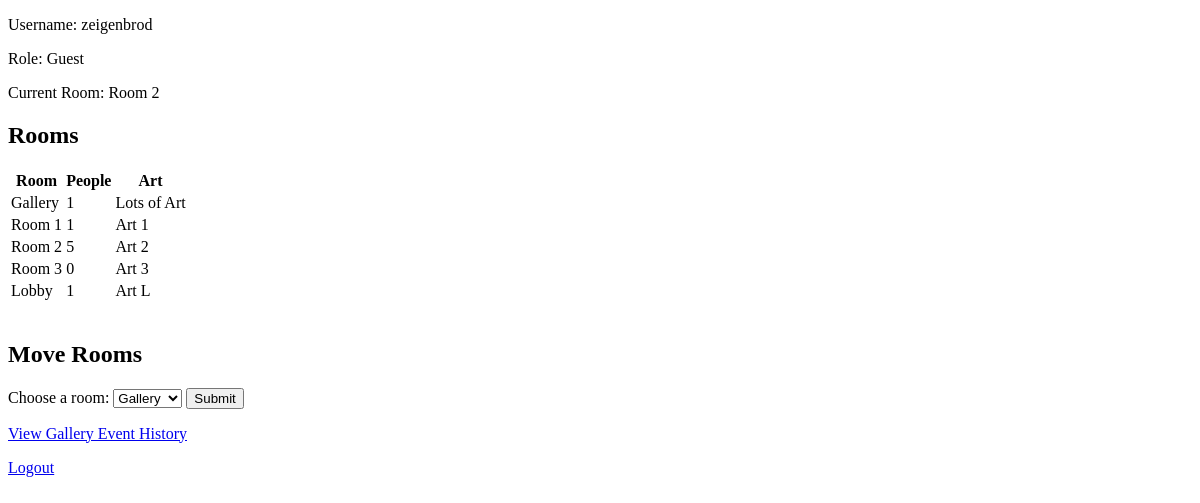
The app's page /home (signed in), older data.
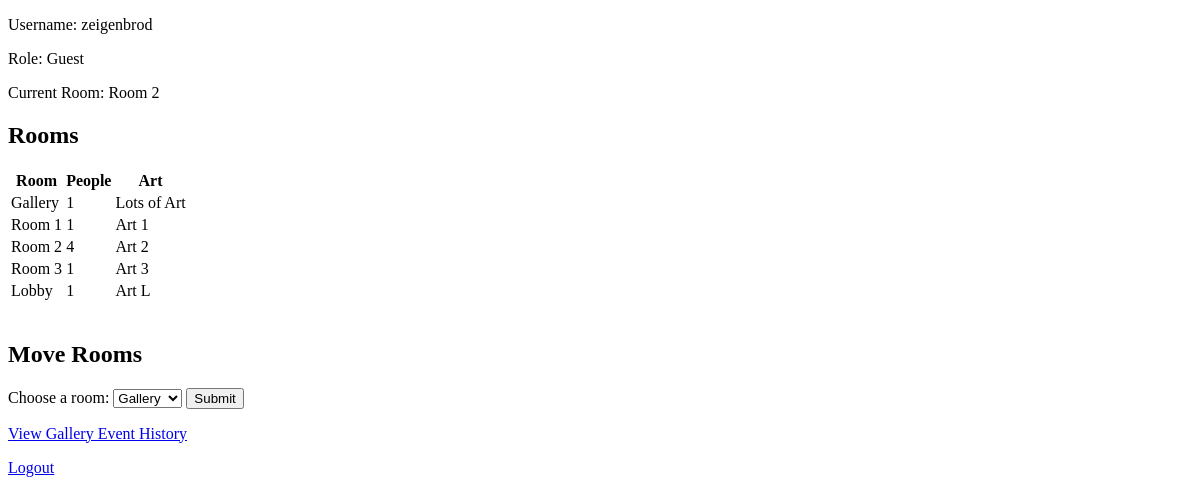
The same page, newer data.
### tables this page shows
CREATE TABLE "rooms" (
	"name"	TEXT,
	"numPeople"	INTEGER,
	"art"	TEXT,
	PRIMARY KEY("name")
);

### app.py (the view)
@app.route('/home')
def home():
    if 'loggedin' not in session:
        return redirect(url_for('login'))
    rooms = viewAllRooms()
    cRoom = seeCurrentRoom(session['id'])
    return render_template(
        'home.html',
        username=session['username'],
        role=session['role'],
        rooms=rooms,
        cRoom=cRoom
    )

### database/storedProcedures.py (called while the page is built)
def get_db_connection():
    db = sqlite3.connect('database/database.db')
    return db

def viewAllRooms():
    db = get_db_connection()
    rooms = db.execute("SELECT * FROM rooms").fetchall()
    db.close()
    return rooms

def seeCurrentRoom(userID):
    db = get_db_connection()
    room = db.execute("SELECT currentRoom FROM persons WHERE userID = ?", (userID,)).fetchone()
    db.close()
    if room is None:
        return None
    return room[0]

### templates/home.html (shortened to what this page needs)
<!DOCTYPE html>
<html>
<head>
</head>
<body>
    <p>Username: {{ username }}</p>
    <p>Role: {{ role }}</p>
    <p>Current Room: {{ cRoom }}</p>
    <h2>Rooms</h2>
        <table>
            <tr>
                <th>Room</th>
                <th>People</th>
                <th>Art</th>
            </tr>
            {% for room in rooms %}
                <tr>
                    <td>{{ room[0] }}</td>
                    <td>{{ room[1] }}</td>
                    <td>{{ room[2] }}</td>
                </tr>
            {% endfor %}
        </table>
    <br>
    <h2>Move Rooms</h2>
<form action="{{ url_for('move_room') }}" method="POST">
    <label for="room">Choose a room:</label>
    <select name="room" id="room" required>
        {% for room in rooms %}
            <option value="{{ room[0] }}">{{ room[0] }}</option>
        {% endfor %}
    </select>
    <button type="submit">Submit</button>
</form>
<p><a href="{{ url_for('event_history') }}">View Gallery Event History</a></p>
    <a href="{{ url_for('logout') }}">Logout</a>
</body>
</html>

Row changes from the older to the newer data that the page shows:
changed rooms "Room 2": numPeople "5" → "4"
changed rooms "Room 3": numPeople "0" → "1"
